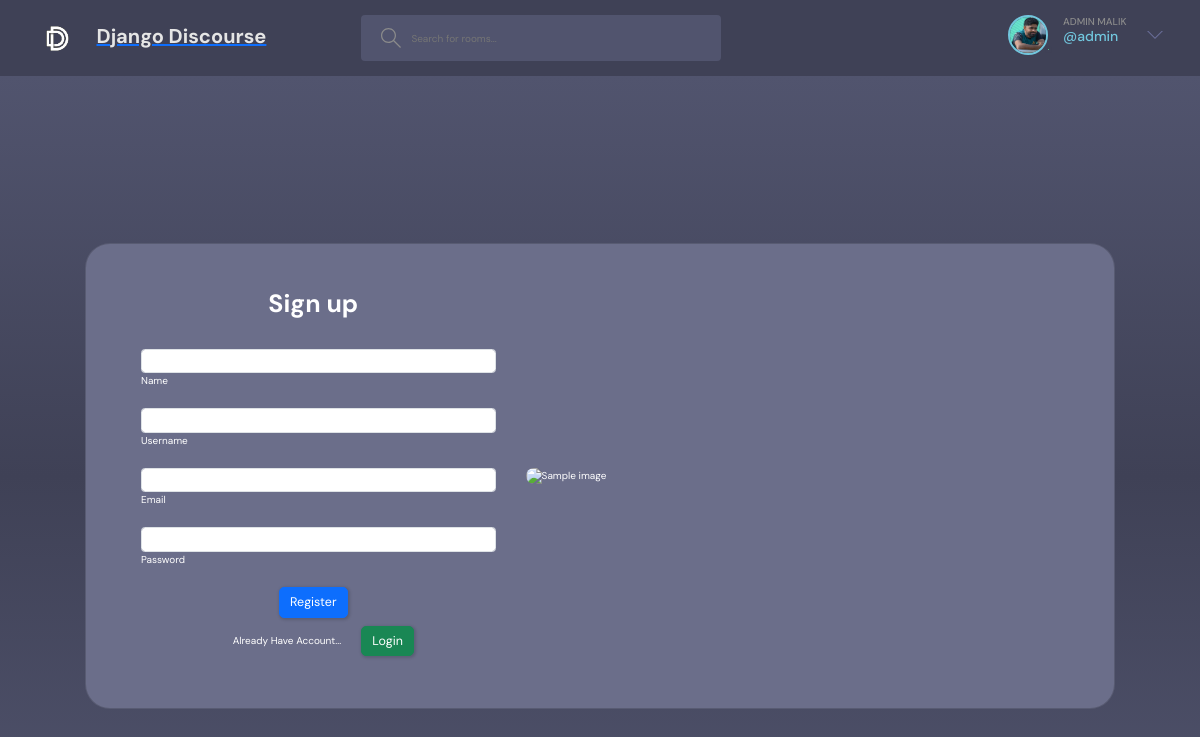
Screenshot of /registerpage/ (signed in) with the database file from the repository.
### chat/models.py (models this page shows)
class User(AbstractUser):
    name = models.CharField(max_length=200,null=True)
    email = models.EmailField(unique=True,null=True)
    bio = models.TextField(null=True)
    avatar = models.ImageField(null=True,default="avatar.svg")
    USERNAME_FIELD = 'email'
    REQUIRED_FIELDS = []

### chat/views.py (the view, shortened to what this page needs)
# urls.py: path('registerpage/',views.registerPage,name="registerpage"),
def registerPage(request):
    context = {'page' : 'Register'}
    return render(request,'chat/register.html',context)

### chat/templates/chat/register.html (shortened to what this page needs)
{% extends "base.html" %}
{% block content %}
<link href="https://cdn.jsdelivr.net/npm/bootstrap@5.3.2/dist/css/bootstrap.min.css" rel="stylesheet">
<section class="vh-100" style="background-image: linear-gradient(#51546E,#3F4156, #51546E);">
    <div class="container h-100">
      <div class="row d-flex justify-content-center align-items-center h-100">
        <div class="col-lg-12 col-xl-11">
          <div class="card text-white" style="border-radius: 25px;background-color: #6b6e8a;">
            <div class="card-body p-md-5">
              <div class="row justify-content-center">
                <div class="col-md-10 col-lg-6 col-xl-5 order-2 order-lg-1">
                  <p class="text-center h1 fw-bold mb-5 mx-1 mx-md-4 mt-4">Sign up</p>
                  <form method="POST" class="mx-1 mx-md-4" action="">
                    <div class="d-flex flex-row align-items-center mb-4">
                      <div class="form-outline flex-fill mb-0">
                        <input type="text" id="form3Example1c" required name="name" class="form-control" />
                        <label class="form-label" for="form3Example1c">Name</label>
                      </div>
                    </div>
                    <div class="d-flex flex-row align-items-center mb-4">
                      <div class="form-outline flex-fill mb-0">
                        <input type="text" id="form3Example3c" required name="username" class="form-control" />
                        <label class="form-label" for="form3Example3c">Username</label>
                      </div>
                    </div>
                    <div class="d-flex flex-row align-items-center mb-4">
                      <div class="form-outline flex-fill mb-0">
                        <input type="email" id="form3Example4c" required name="email" class="form-control" />
                        <label class="form-label" for="form3Example4c">Email</label>
                      </div>
                    </div>
                    <div class="d-flex flex-row align-items-center mb-4">
                      <div class="form-outline flex-fill mb-0">
                        <input type="password" id="form3Example4cd" required name="password" class="form-control" />
                        <label class="form-label" for="form3Example4cd">Password</label>
                      </div>
                    </div>
                    <div class="d-flex justify-content-center mx-4 mb-3 mb-lg-4">
                      <button type="submit" class="btn btn-primary btn-lg">Register</button>
                    </div>
                    <div class="d-flex justify-content-center mx-4 mb-3 mb-lg-4">
                      <p>Already Have Account...</p>
                      <a style="position: relative;left: 20px;bottom: 7px;" href="{% url 'loginpage' %}"class="btn btn-success btn-lg">Login</a>
                    </div>
                  </form>
                </div>
                <div class="col-md-10 col-lg-6 col-xl-7 d-flex align-items-center order-1 order-lg-2">
                  <img src="https://i.pinimg.com/736x/06/9d/21/069d2107c4590be52dd4b7dadccad694.jpg"
                    class="img-fluid" alt="Sample image" style="border-radius: 10px;">
                </div>
              </div>
            </div>
          </div>
        </div>
      </div>
    </div>
  </section>
{% endblock  %}

### templates/navbar.html (shortened to what this page needs)
{% load static %}
<header class="header header--loggedIn">
    <div class="container">
      <a href="{% url 'home' %}" class="header__logo">
        <img style="mix-blend-mode:lighten;height: 39px;width: 39px;" src="{% static 'images/DD.jpg' %}" />
        <h1>Django Discourse</h1>
      </a>
      <form class="header__search" method="GET" action="{% url 'home' %}">
        <label>
          <input name="q" placeholder="Search for rooms..." />
        </label>
      </form>
      <nav class="header__menu">
        {% if request.user.is_authenticated %}
        <div class="header__user">
          <a href="{% url 'userprofile' request.user.id %}">
            <div class="avatar avatar--medium active">
              <img src="{{request.user.avatar.url}}" />
            </div>
            <p style="text-transform: uppercase;">{{ request.user.name }} <span style="text-transform: none;">@{{ request.user.username}}</span></p>
          </a>
          <button class="dropdown-button">
            <svg version="1.1" xmlns="http://www.w3.org/2000/svg" width="32" height="32" viewBox="0 0 32 32">
              <title>chevron-down</title>
              <path d="M16 21l-13-13h-3l16 16 16-16h-3l-13 13z"></path>
            </svg>
          </button>
        </div>
        {% else %}
        <a href="{% url 'loginpage' %}">
          <img src="{% static 'images/avatar.svg' %}" />
          <p>Login</p>
        </a>
        {% endif %}
      </nav>
    </div>
  </header>

### static/styles/style.css (style rules this page uses)
:root { --color-main: #71c6dd; --color-main-light: #e1f6fb; --color-dark: #3f4156; --color-dark-medium: #51546e; --color-dark-light: #696d97; --color-light: #e5e5e5; --color-gray: #8b8b8b; --color-light-gray: #b2bdbd; --color-bg: #2d2d39; --color-success: #5dd693; --color-error: #fc4b0b; }
* { font-family: "DM Sans", -apple-system, BlinkMacSystemFont, "Segoe UI", Roboto, Oxygen, Ubuntu, Cantarell, "Open Sans", "Helvetica Neue", sans-serif; margin: 0; padding: 0; box-sizing: border-box; text-rendering: optimizeLegibility; font-size: inherit; }
html { font-size: 56.25%; }
@media only screen and (min-width: 1200px) { html { font-size: 62.5%; } }
body { line-height: 1.6; font-weight: 400; font-size: 1.5rem; color: var(--color-light-gray); background-color: var(--color-bg); min-height: 100vh; }
img { width: 100%; }
a { display: inline-block; color: var(--color-main); text-decoration: none; }
.container { max-width: 120rem; width: 90%; margin: auto; }
.btn { background-color: transparent; border: none; display: inline-flex; align-items: center; gap: 1rem; cursor: pointer; transition: all ease-in-out 0.3s; padding: 1rem 2rem; border-radius: 5px; box-shadow: 1px 1px 3px 1px rgba(0, 0, 0, 0.15); font-weight: 500; }
.avatar { position: relative; display: inline-block; border-radius: 50%; border: 2px solid var(--color-main); }
.avatar img { display: block; border-radius: 50%; object-fit: cover; object-position: center; }
.avatar::after { content: ""; display: block; position: absolute; background-color: var(--color-gray); z-index: 111; border-radius: 50%; border: 0.3rem solid var(--color-dark); }
.avatar.active::after { background-color: var(--color-success); }
.avatar.avatar--medium img { width: 3.6rem; height: 3.6rem; border-radius: 50%; }
.avatar.avatar--medium:after { width: 0.7rem; height: 0.7rem; bottom: 0px; right: -6px; }
.header { padding: 1.5rem; background-color: var(--color-dark); }
.header > .container { display: flex; gap: 9.5rem; }
.header__logo, .header__user { display: flex; gap: 2rem; align-items: center; }
.header__logo > img { height: 3.2rem; width: 3.2rem; }
.header__logo > h1 { font-weight: 700; font-size: 2rem; color: var(--color-light); }
.header__search > label { background-color: var(--color-dark-medium); padding: 1.3rem 1rem; display: flex; align-items: center; gap: 1rem; border-radius: 4px; }
.header__search svg { fill: var(--color-gray); width: 2rem; height: 2rem; margin-left: 1rem; }
.header__search input { width: 30rem; background: transparent; border: none; outline: none; color: var(--color-light); }
.header__menu { margin-left: auto; position: relative; }
.header__menu a { display: flex; gap: 1.5rem; align-items: center; font-weight: 500; text-decoration: none; color: var(--color-gray); }
.header__menu img { height: 3.6rem; }
.header__menu p { line-height: 1.2; }
.header__menu span { color: var(--color-main); font-weight: 500; font-size: 1.4rem; display: block; }
.header__menu svg { width: 1.6rem; height: 1.6rem; fill: var(--color-dark-light); }
.dropdown-button { background: transparent; border: 0; outline: 0; cursor: pointer; }

### rows the page displays
User: user.avatar (picture), user.name "ADMIN MALIK", user.username "admin"
